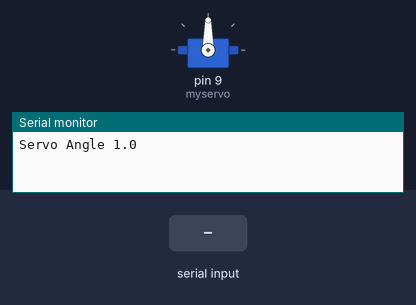
The sketch below on a simulated Arduino Uno, built with avr-gcc and run on an emulated ATmega328P. Parts: servo, the last lines printed to the serial monitor. The inputs (shaded band) are chosen by the test bench.

Above: at 1.2 s.
1.3 s: "30,150\n" received over Serial
At 2.5 s:
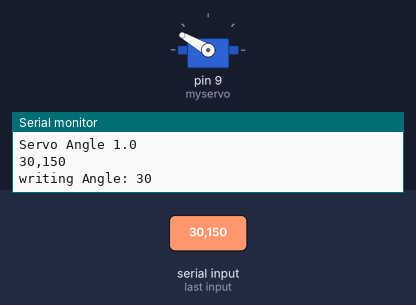
2.8 s: "5\n" received over Serial
At 3.5 s:
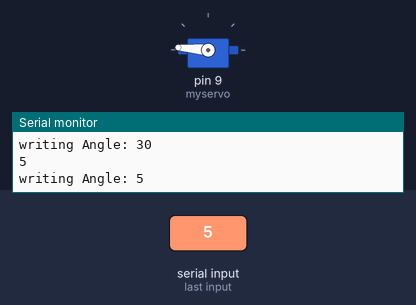
4.3 s: "200\n" received over Serial
At 4.8 s:
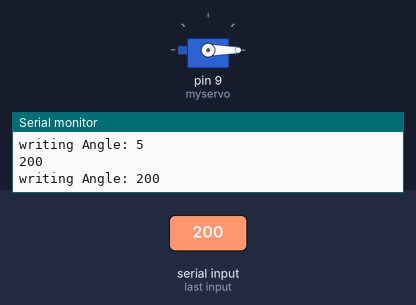
5.8 s: "90,45\n" received over Serial
At 6.1 s:
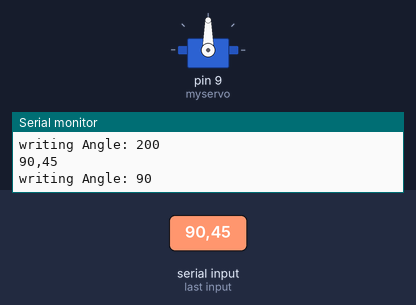
Timing chart, 0 to 8.3 s (numbered marks = the images above; inputs shaded):
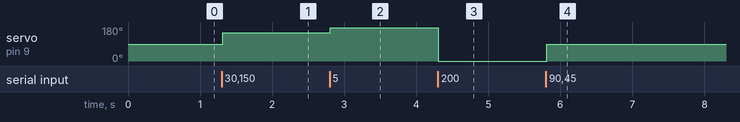

The sketch:

A101_5_Servo_Angle.ino
```cpp
// Servo Angle
// 3/7/14 Joe Pardue

#include <Servo.h>

Servo myservo;  // create servo object to control a servo

int pos = 0;    // variable to store the servo position
String readString;

void setup()
{
  myservo.attach(9);  // attaches the servo on pin 9 to the servo object

  // initialize the serial communication:
  Serial.begin(57600);
  Serial.flush();
  Serial.println("Servo Angle 1.0");
}

void loop()
{
  byte angle;

  while (Serial.available()) {
    char c = Serial.read();  //gets one byte from serial buffer
    readString += c; //makes the string readString
    delay(2);  //slow looping to allow buffer to fill with next character
  }

  if (readString.length() >0) {
    Serial.println(readString);  //so you can see the captured string
    int n = readString.toInt();  //convert readString into a number

    // The compass has the angles reversed from the servo angles
    //     so we convert the input angle to fit the compass angle
    n = 180-n;

    Serial.print("writing Angle: ");
    Serial.println(180-n); // show angle sent
    myservo.write(n); // use converted angle

    readString=""; //empty for next input
  }
}
```

Measured:
- after the input at 1.3 s, servo on pin 9 (myservo): 90° → 150° at once
- after the input at 2.8 s, servo on pin 9 (myservo): 150° → 175° at once
- after the input at 4.3 s, servo on pin 9 (myservo): 175° → 0° at once
- after the input at 5.8 s, servo on pin 9 (myservo): 0° → 90° at once
